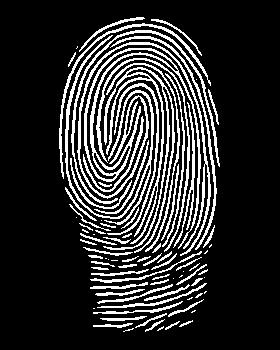
#> input picture 1.jpg, 280 x 350 px; its folder holds 4 pictures in this run; the run also reads 1 picture not shown here
$ python biometric.py
#> lines starting #> are read from the running program, lines starting #| are printed output that depends on the picture; after the words box and inside, x2 and y2 are one past the last pixel; in counts of white or black regions, pixels touching at a corner belong together; pictures that were not available may be replaced by others from this repository, and a replacement may not be noted
import cv2
import numpy as np

# Load the three sample fingerprint images
sample_images = []
for i in range(1, 4):
    img = cv2.imread(f'{i}.jpg', cv2.IMREAD_GRAYSCALE)
#> img is the input picture: shape (350, 280); min 0, max 255, mean 45.3
    if img is None:
        print(f"Sample image {i}.jpg not loaded. Make sure the file exists and is in the correct path.")
        exit()  # Exit the program if an image is not loaded
    sample_images.append(img)

# Load the query fingerprint image
q_i = input("Enter your image name with extension: ")
#> the answer given: 1-sample.jpg
query_image = cv2.imread(q_i, cv2.IMREAD_GRAYSCALE)
if query_image is None:
    print("Query fingerprint image not loaded. Make sure the file exists and is in the correct path.")
    exit()  # Exit the program if the query image is not loaded

# Create ORB (Oriented FAST and Rotated BRIEF) detector
orb = cv2.ORB_create()

# Find keypoints and descriptors for the sample images and the query image
sample_keypoints = []
sample_descriptors = []
for img in sample_images:
    kp, des = orb.detectAndCompute(img, None)
    sample_keypoints.append(kp)
    sample_descriptors.append(des)
#> this loop made 3 passes
#> after the loop, sample_descriptors = 3 items; sample_keypoints = 3 items

query_keypoints, query_descriptors = orb.detectAndCompute(query_image, None)
#> query_keypoints = 486 keypoints; strongest (x, y, size): (139, 96, 31), (138, 100, 37.2), (110, 185, 31), (106, 153, 31)

# Create a brute-force matcher
bf = cv2.BFMatcher(cv2.NORM_HAMMING, crossCheck=True)

# Match descriptors of the query image with each sample image
matches = []
for des in sample_descriptors:
    match = bf.match(des, query_descriptors)
    matches.append(match)
#> this loop made 3 passes
#> match on passes 1 to 3: 486 matches, 181 matches, 486 matches
#> after the loop, matches = 3 matches

# Calculate the matching score for each sample image
matching_scores = [len(match) for match in matches]
#> matching_scores = [486, 181, 486]

# Determine the index of the best matching sample image
best_match_index = np.argmax(matching_scores)
#> best_match_index = 0

# Define a threshold for a "good" match (you can adjust this threshold)
threshold = 250

# Check if the best match exceeds the threshold
if matching_scores[best_match_index] > threshold:
    print(f"Matched with sample fingerprint {best_match_index + 1}")
#| Matched with sample fingerprint 1
else:
    print("No match found")

# Add text to the input query image
input_image_with_text = query_image.copy()
input_image_name = q_i.split('.')[0]  # Get the image name without extension
cv2.putText(input_image_with_text, input_image_name, (10, 30), cv2.FONT_HERSHEY_SIMPLEX, 1, (255, 255, 255), 2)
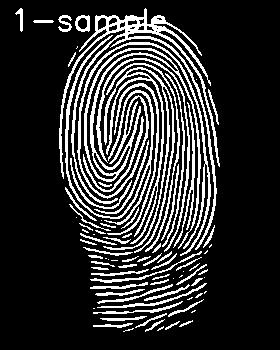
#> input_image_with_text: shape (350, 280); 0.91% of pixels changed, all inside (x1, y1, x2, y2) = (15, 8, 166, 39)

# Add text to the matching result image
result_image = cv2.drawMatches(sample_images[best_match_index], sample_keypoints[best_match_index],
                              query_image, query_keypoints, matches[best_match_index], None)
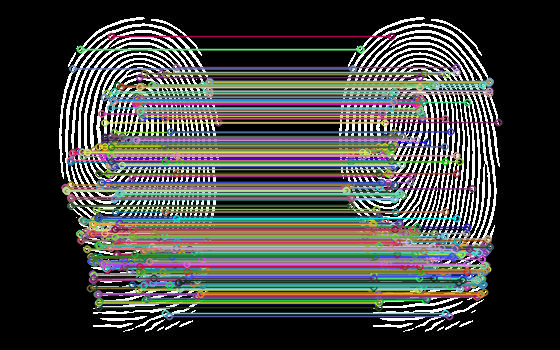
#> result_image: shape (350, 560, 3); mean of channels 0, 1, 2 66.4, 69.2, 67.6; drawn as B, G, R
result_image_with_text = result_image.copy()
result_image_name = f'result_{best_match_index + 1}.jpg'
#> result_image_name = 'result_1.jpg'
cv2.putText(result_image_with_text, result_image_name, (10, 30), cv2.FONT_HERSHEY_SIMPLEX, 1, (255, 255, 255), 2)
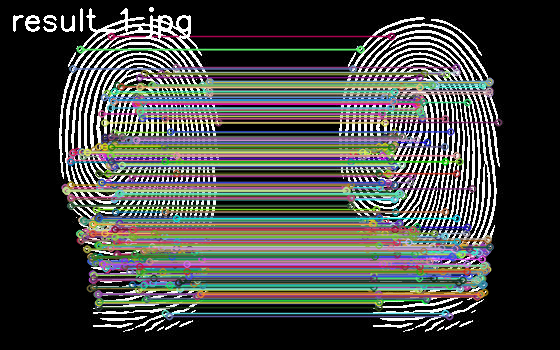
#> result_image_with_text: shape (350, 560, 3); 0.58% of pixels changed, all inside (x1, y1, x2, y2) = (13, 7, 191, 39); drawn as B, G, R

# Save the result image with text
cv2.imwrite(result_image_name, result_image_with_text)
print(f"Result image saved as '{result_image_name}'")
#| Result image saved as 'result_1.jpg'

# Display the input image and result image
cv2.waitKey(0)
cv2.destroyAllWindows()
